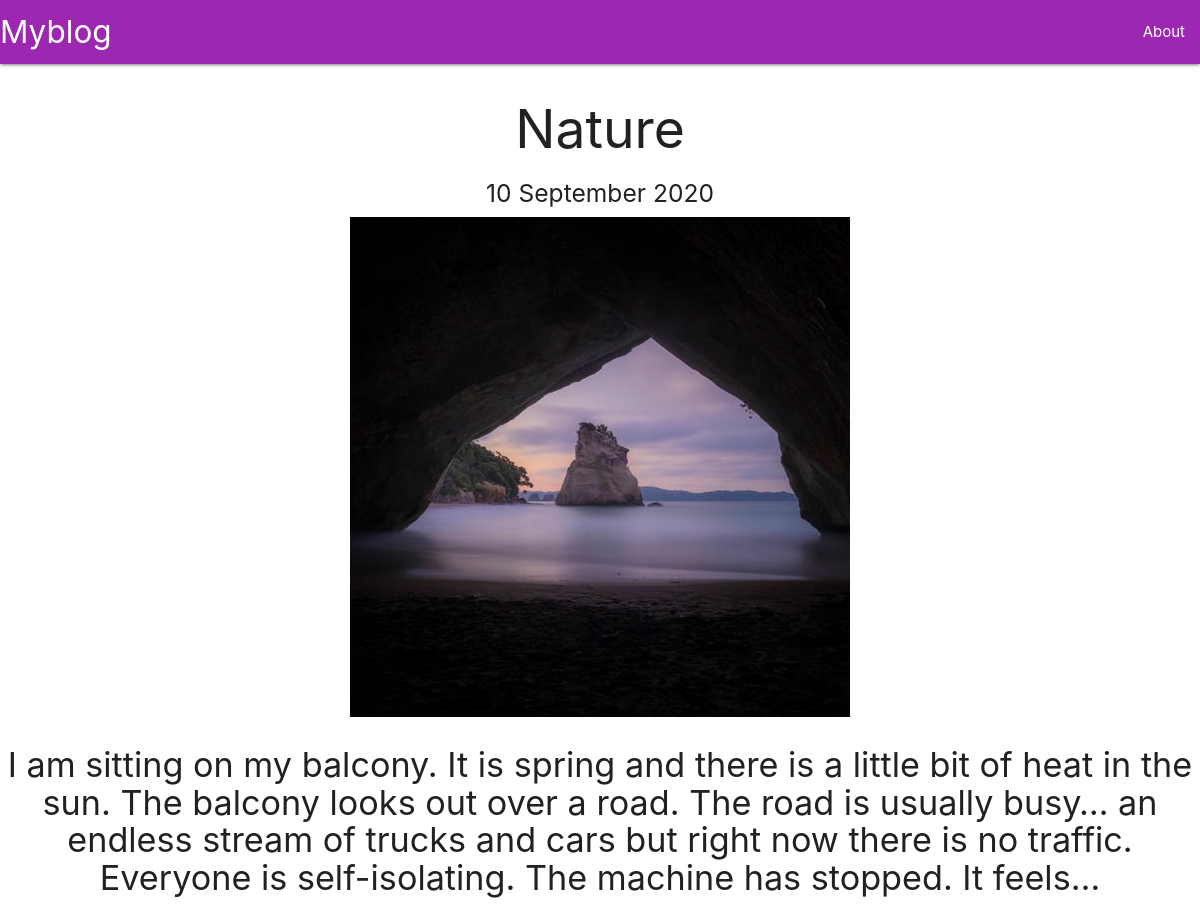
The page /13/ on the database its author committed.
### blog/models.py (models this page shows, shortened)
class Blog(models.Model):
    title =models.CharField(max_length=120)
    description = models.TextField()
    image = models.ImageField(upload_to='image')
    date = models.DateField(auto_now=True)

### blog/views.py (the view)
# urls.py: path('<int:id>/',views.detail,name='detail')
def detail(req,id):
    blog = get_object_or_404(Blog,pk=id)
    return render(req,'detail.html',{'blog':blog})

### blog/templates/detail.html (shortened to what this page needs)
{% extends 'base.html' %}
    {% block body %}
    <div class="center">
    <h2>{{blog.title}}</h2>
    <h5>{{blog.date|date:'d F Y '}}</h5>
    <img style="width: 500px; margin: 0px auto;" src="{{blog.image.url}}"/>
    <h4>{{blog.description}}</h4>
    </div>
    {% endblock%}

### rows shown on the page
Blog: title "Nature", date "10 September 2020", image (picture), description "I am sitting on my balcony. It is spring and there is a little bit of heat in the sun. The balcony looks out over a road. The road is usually busy… an endless stream of trucks and cars but right now there is no traffic. Everyone is self-isolating. The machine has stopped. It feels…"
